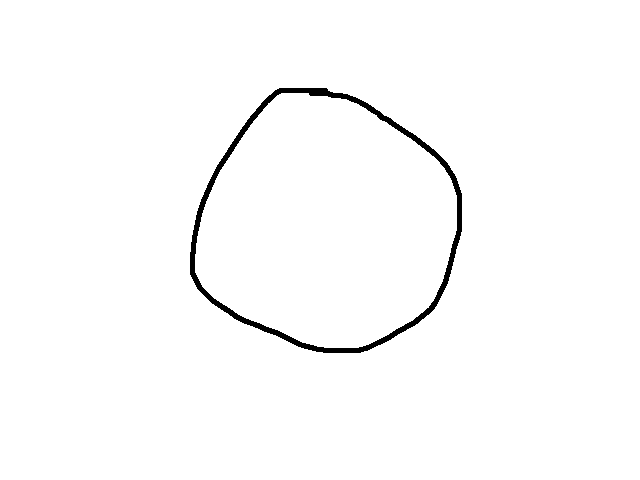
#> input picture doodleverse_main/shape3.png, 640 x 480 px
$ python feature_extract.py   (older library calls are emulated)
#> lines starting #> are read from the running program, lines starting #| are printed output that depends on the picture; after the words box and inside, x2 and y2 are one past the last pixel; in counts of white or black regions, pixels touching at a corner belong together
import numpy as np
import cv2 #openCV library
import matplotlib.pyplot as plt
import matplotlib.image as mpimg
import math
np.set_printoptions(threshold=np.nan)

def main():
	 #import image as black/white
	 #example shapes: shape1.png (odd,no int), shape2.png (odd,no int), shape3.png (rounded, no int)
	raw_img, image, contours, hierarchy = importImage('shape3.png')
#> in importImage, `image, contours, hierarchy = cv2.findContours(raw_img,cv2.RETR_TREE,cv..`: contours = 3 contours; box (x1, y1, x2, y2) and area: (0, 0, 640, 480) 306081, (189, 87, 463, 354) 55099, (195, 93, 457, 348) 49972
	img_main=mpimg.imread('shape5.png')
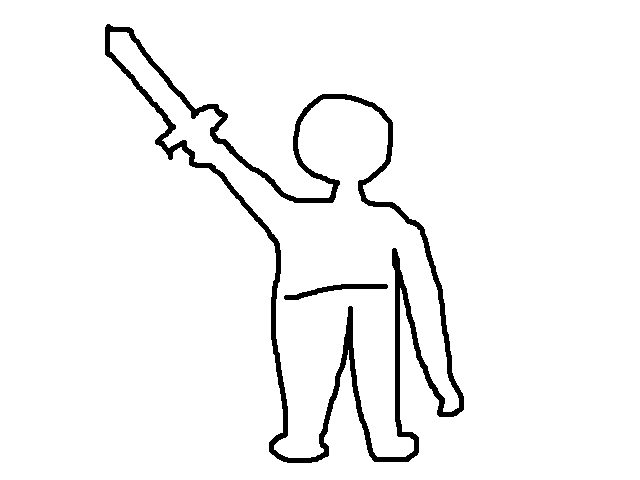
#> input picture doodleverse_main/shape5.png, 640 x 480 px
#> img_main is the input picture: shape (480, 640, 4) float32; mean R, G, B, A 0.961, 0.961, 0.961, 1
	cnt = contours[1] #contour zero is border, contour 1 is outermost contour, ...etc
#> cnt = contour of 758 points, box (x1, y1, x2, y2) (189, 87, 463, 354), area 55099
	cnt2 = cleanContour(cnt) #makes distances between contour points more even
#> in cleanContour, `new_contour = contour[0,:]`: new_contour = [[278, 88]]
#> the loop in cleanContour, `for k in range(cnt_length):` made 757 passes
#> after the loop in cleanContour, `for k in range(cnt_length):`: new_contour = 1078 pairs, first value 189 to 462, second value 87 to 353
#> cnt2 = 1078 rows, first 8: [278, 88], [278, 87], [279, 87], [279, 87], [280, 87], [281, 87], [282, 87], [283, 87]

	#create grayscale (uint8) all white image to draw features onto
	draw_img = drawImage(raw_img,cnt2)

	#grab extreme points of contour
	extrema = getExtrema(cnt2)

	#use harris corner detector
	corners = getCorners(draw_img,50,0.01,50) #maximum 50 points of 0.01 quality factor and 50 min distance
	features = orderFeatures(cnt2,extrema,corners)
	new_features = featuresOnContour(features, cnt2)
	print('Features: \n',features,'\n\nNew: \n',new_features,'check: ')

	#consolidate features
	add_threshold = 0.01 #smaller values add more points (0.01 default)
	remove_threshold = 0.01 #larger values mean less points (0.01 default)
	clumpThresh = -70 #set negative to make it based on the 1/4 the best feature value, otherwise choose 10 to 100
	n = 20 #number of divisions for determining normalized error (5 default)
	index = 0 #default starting index (0 default)
	count = 0

	#add a bunch of features
	new_features = addFeatures(index,new_features,cnt2,n,add_threshold)
	new_features = addFeatures(index,new_features,cnt2,n,add_threshold*0.1)

	#remove them slowly
	new_features = removeMidpoints(index,new_features,cnt2,n,remove_threshold)
	new_features = removeMidpoints(index,new_features,cnt2,n+10,remove_threshold*20)
	new_features = removeMidpoints(index,new_features,cnt2,n+20,remove_threshold*50)

	#finalize features
	best_features_sorted = findKeyFeatures(new_features)
	new_features, best_features_sorted = removeClumps(new_features,best_features_sorted,clumpThresh)

	print('Original/New/difference',features.shape[0],'/',new_features.shape[0],'/',new_features.shape[0]-features.shape[0])

	print(best_features_sorted)
	print(new_features)

	#plot feature points
	fig1 = plt.figure(1)
	plt.subplot(221)
	plt.imshow(img_main)
	plt.title('(a) Original Image', fontsize=10)
	frame = plt.gca()
	frame.axes.get_xaxis().set_ticks([])
	frame.axes.get_yaxis().set_ticks([])
	plt.subplot(222)
	plt.imshow(draw_img.squeeze(),cmap='Greys')
	plt.title('(b) Contour', fontsize=10)
	frame = plt.gca()
	frame.axes.get_xaxis().set_ticks([])
	frame.axes.get_yaxis().set_ticks([])
	plt.subplot(223)
	plt.imshow(draw_img.squeeze(),cmap='Greys')
	plt.hold(True)
	plt.scatter(features[:,0],features[:,1],s=20,c='b',marker='x')
	plt.plot(features[:,0],features[:,1])
	plt.title('(c) Harris Corner Detector Features', fontsize=10)
	plt.axis('image')
	frame = plt.gca()
	frame.axes.get_xaxis().set_ticks([])
	frame.axes.get_yaxis().set_ticks([])
	plt.subplot(224)
	plt.imshow(draw_img.squeeze(),cmap='Greys')
	plt.hold(True)
	plt.scatter(new_features[:,0],new_features[:,1],s=20,c='r',marker='x')
	plt.plot(new_features[:,0],new_features[:,1],'r-')
	best_index = best_features_sorted[0,1]
	best_triangle = new_features[(best_index-1):(best_index+2),:]
	plt.scatter(best_triangle[:,0],best_triangle[:,1],s=30,facecolors='none',edgecolors='g',marker='o')
	plt.title('(d) Optimized Features', fontsize=10)
	plt.axis('image')
	frame = plt.gca()
	frame.axes.get_xaxis().set_ticks([])
	frame.axes.get_yaxis().set_ticks([])
	plt.show()

"""
raw_img, image, contours, hierarchy = importImage(image)

Function purpose: imports image as black/white with contours

INPUTS:
image = typically a .png file (string)

OUTPUTS:
raw_img = raw image data points
image = dummy
contours = all contours in the image
hierarchy = ranking of the contours

PROBLEMS:
none
"""
def importImage(image):
	raw_img = cv2.imread(image,0)
	image, contours, hierarchy = cv2.findContours(raw_img,cv2.RETR_TREE,cv2.CHAIN_APPROX_NONE)
	return raw_img, image, contours, hierarchy

"""
draw_img = drawImage(raw_img,contour)

Function purpose: creates draw image variable that holds black/white data and the contours you pass to the function

INPUTS:
raw_img = raw image from import image function
contour = contours you pass to the function

OUTPUTS:
draw_img = black/white image of same shape as raw image with contours drawn on it

PROBLEMS:
none
"""
def drawImage(raw_img,contour):
	draw_img = 1*np.ones((raw_img.shape[0],raw_img.shape[1],1), np.uint8)
	draw_img = cv2.drawContours(draw_img, contour, -1, 255, 1) #draw_img now has the contour drawn on it in black
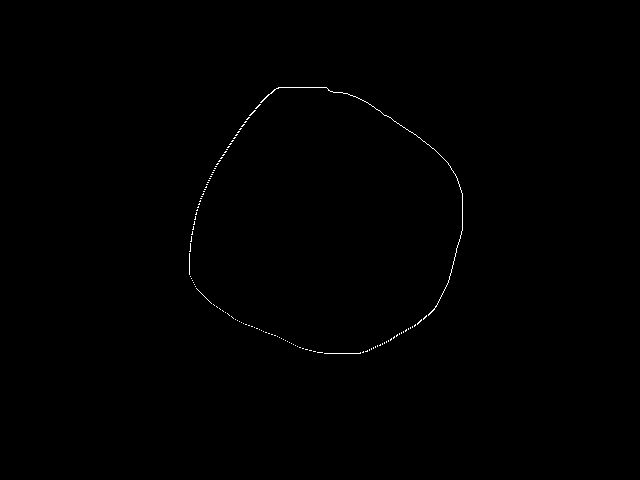
#> draw_img: shape (480, 640, 1); values 1 (black) and 255 (white), 0.25% white in thin lines or dots, all inside (x1, y1, x2, y2) = (189, 87, 463, 354)
	return draw_img

"""
getExtrema(contour)

Function purpose: Takes a contour and returns a 4x1 array with the left,right,top,bottom extreme points

INPUTS:
contour = the contour (x,y) points that the extrema will be found on

OUTPUTS:
extrema = an array of (x,y) points that contains the left-most, right-most, top-most, and bottom-most points of the contour

PROBLEMS:
none
"""
def getExtrema(contour):
	left  = list(contour[contour[:,:,0].argmin()][0])
#> left = [189, 274]
	right = list(contour[contour[:,:,0].argmax()][0])
#> right = [462, 193]
#> (the rest of the program and of its run is left out)
